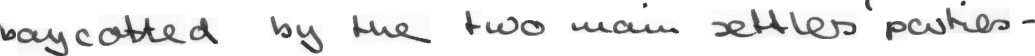
#> input picture data/iam/a01-026u-s01-02.png, 2070 x 112 px (shown at 1/2 size); its folder holds only this picture in this run
$ python extract_features.py   (older library calls are emulated)
#> lines starting #> are read from the running program, lines starting #| are printed output that depends on the picture
import cv2
import os
import numpy as np

DATA_PATH = "data/iam"
IMG_SIZE = 128
features = []
image_paths = []

for file in os.listdir(DATA_PATH):
    path = os.path.join(DATA_PATH, file)
    img = cv2.imread(path, cv2.IMREAD_GRAYSCALE)
#> img is the input picture: shape (112, 2070); min 31, max 255, mean 234.7
    if img is None:
        continue

    img = cv2.resize(img, (IMG_SIZE, IMG_SIZE))
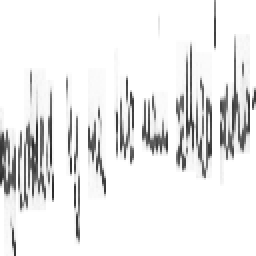
#> img: shape (128, 128) (shown 2 times larger); min 36, max 255, mean 234.8

    mean_intensity = np.mean(img)                      # pressure proxy
#> mean_intensity = 234.8
    edges = cv2.Canny(img, 50, 150)
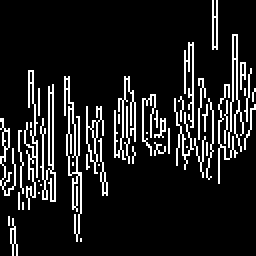
#> edges: shape (128, 128) (shown 2 times larger); 11.8% white in thin lines or dots
    edge_density = np.sum(edges > 0) / (IMG_SIZE**2)   # stroke density
#> edge_density = 0.118
    texture = cv2.Laplacian(img, cv2.CV_64F).var()     # roughness
#> texture = 10114.8

    features.append([mean_intensity, edge_density, texture])
    image_paths.append(path)

np.save("features.npy", np.array(features))
np.save("image_paths.npy", np.array(image_paths))

print("✔ Features extracted:", len(features))
#| ✔ Features extracted: 1

$ run again, on data/iam/a01-082u-s03-00.png
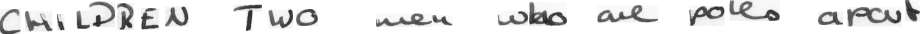
#> input picture data/iam/a01-082u-s03-00.png, 1839 x 68 px (shown at 1/2 size)
#> img is the input picture: shape (68, 1839); min 30, max 255, mean 227.5
#> `img = cv2.resize(img, (IMG_SIZE, IMG_SIZE))`:
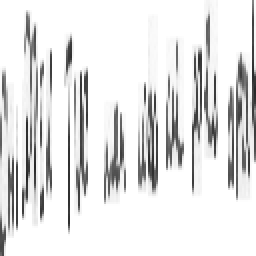
#> img: shape (128, 128) (shown 2 times larger); min 35, max 255, mean 227.9
#> mean_intensity = 227.9
#> `edges = cv2.Canny(img, 50, 150)`:
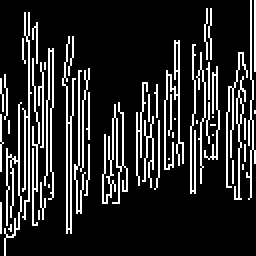
#> edges: shape (128, 128) (shown 2 times larger); 16.3% white in thin lines or dots
#> edge_density = 0.163
#> texture = 13573.3
#| ✔ Features extracted: 1

$ run again, on data/iam/a01-087u-s01-01.png
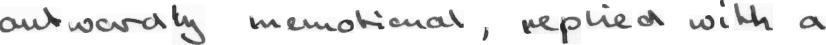
#> input picture data/iam/a01-087u-s01-01.png, 1651 x 89 px (shown at 1/2 size)
#> img is the input picture: shape (89, 1651); min 31, max 255, mean 232.6
#> `img = cv2.resize(img, (IMG_SIZE, IMG_SIZE))`:
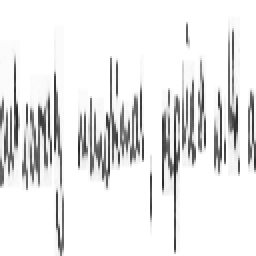
#> img: shape (128, 128) (shown 2 times larger); min 37, max 255, mean 232.3
#> mean_intensity = 232.3
#> `edges = cv2.Canny(img, 50, 150)`:
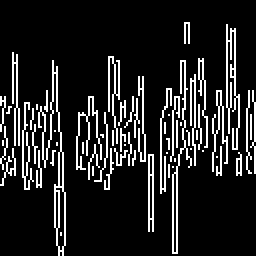
#> edges: shape (128, 128) (shown 2 times larger); 13.4% white in thin lines or dots
#> edge_density = 0.134
#> texture = 12523.1
#| ✔ Features extracted: 1

$ run again, on data/iam/a01-102u-s02-03.png
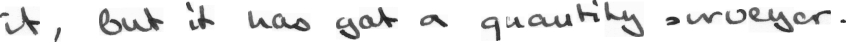
#> input picture data/iam/a01-102u-s02-03.png, 1691 x 83 px (shown at 1/2 size)
#> img is the input picture: shape (83, 1691); min 28, max 255, mean 231.4
#> `img = cv2.resize(img, (IMG_SIZE, IMG_SIZE))`:
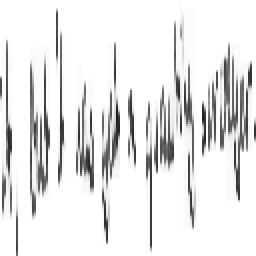
#> img: shape (128, 128) (shown 2 times larger); min 28, max 255, mean 231.3
#> mean_intensity = 231.3
#> `edges = cv2.Canny(img, 50, 150)`:
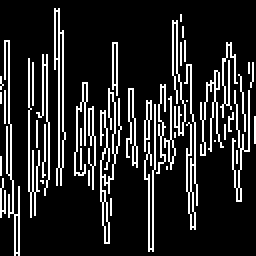
#> edges: shape (128, 128) (shown 2 times larger); 15.3% white in thin lines or dots
#> edge_density = 0.153
#> texture = 12919.7
#| ✔ Features extracted: 1

$ run again, on data/iam/a01-053u-s00-02.png
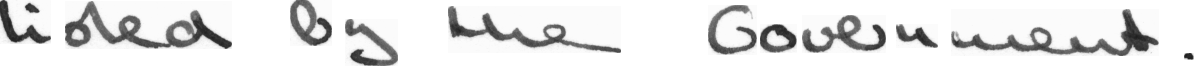
#> input picture data/iam/a01-053u-s00-02.png, 1194 x 66 px
#> img is the input picture: shape (66, 1194); min 30, max 255, mean 227
#> `img = cv2.resize(img, (IMG_SIZE, IMG_SIZE))`:
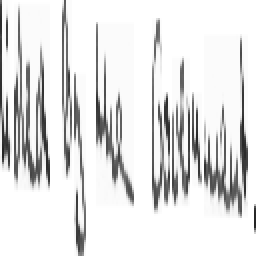
#> img: shape (128, 128) (shown 2 times larger); min 34, max 255, mean 226.6
#> mean_intensity = 226.6
#> `edges = cv2.Canny(img, 50, 150)`:
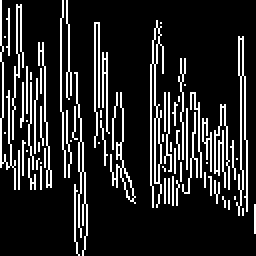
#> edges: shape (128, 128) (shown 2 times larger); 15.3% white in thin lines or dots
#> edge_density = 0.153
#> texture = 12862.9
#| ✔ Features extracted: 1
